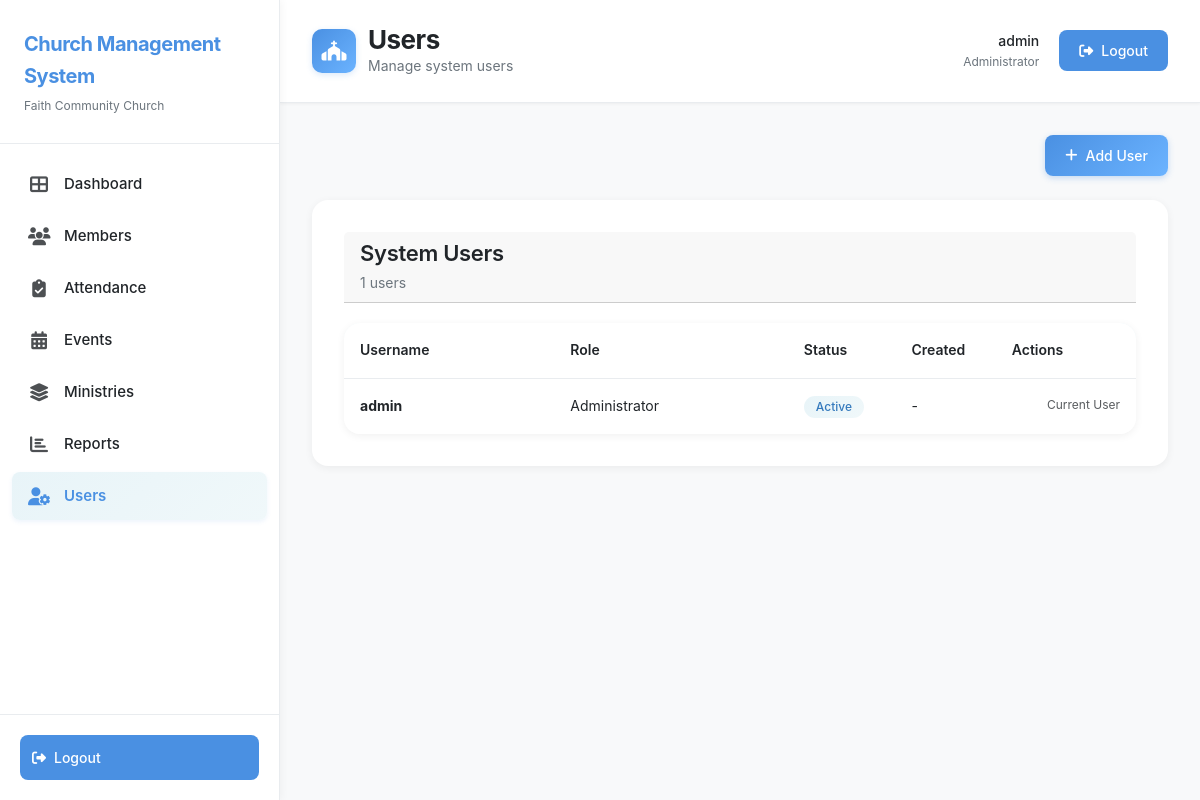
Screenshot of /users/index.php (signed in) with the database file from the repository.
### tables this page shows
CREATE TABLE IF NOT EXISTS Users (
  id INT AUTO_INCREMENT PRIMARY KEY,
  username VARCHAR(50) NOT NULL UNIQUE,
  password VARCHAR(300) NOT NULL,
  role INT NOT NULL,
  status ENUM('Active','Inactive') DEFAULT 'Active',
  FOREIGN KEY (role) REFERENCES Roles(id)
);

CREATE TABLE IF NOT EXISTS Roles (
  id INT AUTO_INCREMENT PRIMARY KEY,
  role_name ENUM('Administrator','Pastor','Ministry Leader','Clerk','Member') NOT NULL,
  description VARCHAR(300)
);

### users/index.php (the view, shortened to what this page needs)
<?php
$conn = getDBConnection();
$query = "SELECT u.*, r.role_name FROM Users u LEFT JOIN Roles r ON u.role = r.id ORDER BY u.id";
$result = $conn->query($query);
$users = $result->fetch_all(MYSQLI_ASSOC);
include __DIR__ . '/../includes/header.php';
?>
<div class="page-actions">
    <a href="<?php echo BASE_URL; ?>users/add.php" class="btn btn-primary">
        <i class="fas fa-plus"></i>
        Add User
    </a>
</div>
<div class="card">
    <div class="card-header">
        <div>
            <h3 class="card-title">System Users</h3>
            <p class="card-subtitle"><?php echo count($users); ?> users</p>
        </div>
    </div>
    <?php if (count($users) > 0): ?>
    <div class="table-container">
        <table class="table">
            <thead>
                <tr>
                    <th>Username</th>
                    <th>Role</th>
                    <th>Status</th>
                    <th>Created</th>
                    <th>Actions</th>
                </tr>
            </thead>
            <tbody>
                <?php foreach ($users as $user): ?>
                <tr>
                    <td><strong><?php echo htmlspecialchars($user['username']); ?></strong></td>
                    <td><?php echo htmlspecialchars($user['role_name'] ?? 'N/A'); ?></td>
                    <td><span class="badge badge-<?php echo ($user['status'] ?? 'Inactive') === 'Active' ? 'success' : 'danger'; ?>"><?php echo ucfirst($user['status'] ?? 'Inactive'); ?></span></td>
                    <td>-</td>
                    <td>
                        <div class="action-buttons">
                            <?php if ($user['id'] != $_SESSION['user_id']): ?>
                            <a href="?delete=<?php echo $user['id']; ?>" class="btn btn-sm btn-danger btn-icon btn-delete" onclick="return confirm('Are you sure?')" title="Delete">
                                <i class="fas fa-trash"></i>
                            </a>
                            <?php else: ?>
                            <span class="text-muted" style="font-size: 12px;">Current User</span>
                            <?php endif; ?>
                        </div>
                    </td>
                </tr>
                <?php endforeach; ?>
            </tbody>
        </table>
    </div>
    <?php endif; ?>
</div>
<?php include __DIR__ . '/../includes/footer.php'; ?>

### assets/css/style.css (style rules this page uses)
:root { --pastel-blue: #A8D5E2; --pastel-blue-dark: #7BB3C7; --pastel-blue-light: #E8F4F8; --pastel-blue-lighter: #F0F8FA; --blue-primary: #4A90E2; --blue-primary-light: #6BB3FF; --blue-primary-dark: #357ABD; --white: #FFFFFF; --gray-light: #F8F9FA; --gray-medium: #E9ECEF; --gray-dark: #6C757D; --text-dark: #212529; --text-light: #6C757D; --success: #4A90E2; --warning: #6BB3FF; --danger: #DC3545; --info: #4A90E2; }
* { margin: 0; padding: 0; box-sizing: border-box; }
html { overflow-x: hidden; max-width: 100vw; }
body { font-family: -apple-system, BlinkMacSystemFont, 'Segoe UI', Roboto, 'Helvetica Neue', Arial, sans-serif; background-color: var(--gray-light); color: var(--text-dark); line-height: 1.6; -webkit-font-smoothing: antialiased; -moz-osx-font-smoothing: grayscale; overflow-x: hidden; max-width: 100vw; }
.page-actions { display: flex; justify-content: space-between; align-items: center; margin-bottom: 24px; gap: 16px; }
.card { background: var(--white); border-radius: 16px; padding: 32px; margin-bottom: 24px; border: none; box-shadow: 0 2px 8px rgba(0, 0, 0, 0.06); transition: all 0.3s ease; }
.card-header { display: flex; justify-content: space-between; align-items: center; margin-bottom: 20px; }
.card-title { font-size: 22px; font-weight: 600; color: var(--text-dark); margin: 0; letter-spacing: -0.3px; }
.card-subtitle { font-size: 14px; color: var(--text-light); margin-top: 6px; font-weight: 400; }
.btn { padding: 10px 20px; border-radius: 8px; font-size: 14px; font-weight: 500; border: none; cursor: pointer; transition: all 0.2s; display: inline-flex; align-items: center; gap: 8px; }
.btn-primary { background: linear-gradient(135deg, var(--blue-primary) 0%, var(--blue-primary-light) 100%); color: var(--white); border: none; box-shadow: 0 2px 6px rgba(74, 144, 226, 0.3); font-weight: 500; }
.table-container { background: var(--white); border-radius: 16px; overflow-x: auto; overflow-y: visible; border: none; box-shadow: 0 2px 8px rgba(0, 0, 0, 0.06); }
.table { width: 100%; border-collapse: collapse; margin: 0; table-layout: auto; }
.table th { white-space: nowrap; }
.table thead { background: linear-gradient(135deg, var(--pastel-blue-lighter) 0%, var(--pastel-blue-light) 100%); }
.table th { padding: 16px; text-align: left; font-weight: 600; color: var(--text-dark); font-size: 14px; border-bottom: 1px solid var(--gray-medium); }
.table td { padding: 16px; border-bottom: 1px solid var(--gray-medium); font-size: 14px; word-wrap: break-word; word-break: break-word; overflow-wrap: break-word; vertical-align: top; max-width: 250px; }
.table td:first-child { min-width: 180px; max-width: 250px; }
.table td:nth-child(2) { min-width: 200px; max-width: 250px; }
.table td > div { white-space: normal; word-wrap: break-word; overflow-wrap: break-word; }
.table td:last-child { white-space: nowrap; min-width: 120px; max-width: none; width: auto; }
.table td:last-child .action-buttons { flex-wrap: nowrap; justify-content: flex-end; }
.table tbody tr:last-child td { border-bottom: none; }
.badge { display: inline-block; padding: 5px 12px; border-radius: 12px; font-size: 12px; font-weight: 500; }
.badge-success { background: linear-gradient(135deg, var(--pastel-blue-light) 0%, var(--pastel-blue-lighter) 100%); color: var(--blue-primary-dark); }
.action-buttons { display: flex; gap: 8px; }

### rows the page displays
users: username "admin", role.role_name "Administrator", status "Active", shows "Current User"

### other values shown
$pageTitle "Users"
$pageSubtitle "Manage system users"
$_SESSION['username'] "admin"
$_SESSION['role_name'] "Administrator"
count($users) "1"
